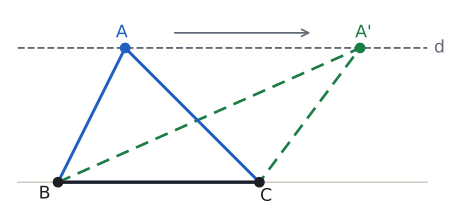

Write the Python code that produced this figure.
import sys; sys.path.insert(0, "tools")
from cizim import *

# Alıştırma 10: B(0, 0), C(6, 0); d: y = 4, d ∥ BC. A(2, 4) ve A'(9, 4) iki konum.
P = lambda x, y: np.array([float(x), float(y)])
uz = lambda X, Y: float(np.linalg.norm(X - Y))
def dik(K, X, Y, r):
    """K köşesinde KX ile KY arasındaki dik açı işareti (r: kenar boyu)."""
    a_ = (X - K) / uz(X, K) * r; b_ = (Y - K) / uz(Y, K) * r
    ax.plot(*zip(K + a_, K + a_ + b_, K + b_), color=SOLUK, lw=1.3)
def kenar(X, Y, metin, G, d, renk=YAZI, fs=13):
    """[XY] kenarının ortasına, G'den uzak yana d kadar açıkta etiket."""
    M = (X + Y) / 2; t = (Y - X) / uz(X, Y); n = np.array([-t[1], t[0]])
    if np.dot(n, M - G) < 0: n = -n
    ax.text(*(M + d * n), metin, ha="center", va="center", color=renk, fontsize=fs)
def olcu(X, Y, metin, kay, renk=SOLUK, fs=13):
    """X ile Y arasında, kay vektörü kadar kaydırılmış oklu ölçü çizgisi; yazı çizginin dışında."""
    kay = np.array(kay, dtype=float); X2, Y2 = X + kay, Y + kay
    ax.annotate("", xy=Y2, xytext=X2, arrowprops=dict(arrowstyle="<->", color=renk, lw=1.2, shrinkA=0, shrinkB=0))
    for Z in (X, Y): ax.plot(*zip(Z + kay * 0.6, Z + kay * 1.4), color=renk, lw=1)
    M = (X2 + Y2) / 2 + 0.75 * kay
    ax.text(*M, metin, ha="center", va="center", color=YAZI, fontsize=fs)
def harf(X, ad, dx, dy, renk=YAZI):
    nokta(ax, *X, "", renk=renk)
    ax.text(X[0] + dx, X[1] + dy, ad, ha="center", va="center", color=renk, fontsize=13)

B, C, A, A2 = P(0, 0), P(6, 0), P(2, 4), P(9, 4)
fig, ax = sekil(6, 3.2)
ax.set_aspect("equal"); ax.axis("off")
ax.plot([-1.2, 11], [4, 4], color=SOLUK, lw=1.4, ls="--")
ax.text(11.2, 4, "d", ha="left", va="center", color=SOLUK, fontsize=13)
ax.plot([-1.2, 11], [0, 0], color=CIZGI, lw=1.0)
ax.plot(*zip(B, A2, C), color=YESIL, lw=2.0, ls=(0, (5, 3)))
ax.plot(*zip(B, C, A, B), color=MAVI)
ax.plot(*zip(B, C), color=YAZI, lw=2.4)
ax.annotate("", xy=(7.6, 4.45), xytext=(3.4, 4.45), arrowprops=dict(arrowstyle="->", color=SOLUK, lw=1.3))
harf(A, "A", -0.1, 0.45, MAVI); harf(A2, "A'", 0.1, 0.45, YESIL); harf(B, "B", -0.4, -0.35); harf(C, "C", 0.2, -0.42)
ax.set_xlim(-1.5, 11.8); ax.set_ylim(-1.0, 5.2)
kaydet(fig, __file__)
